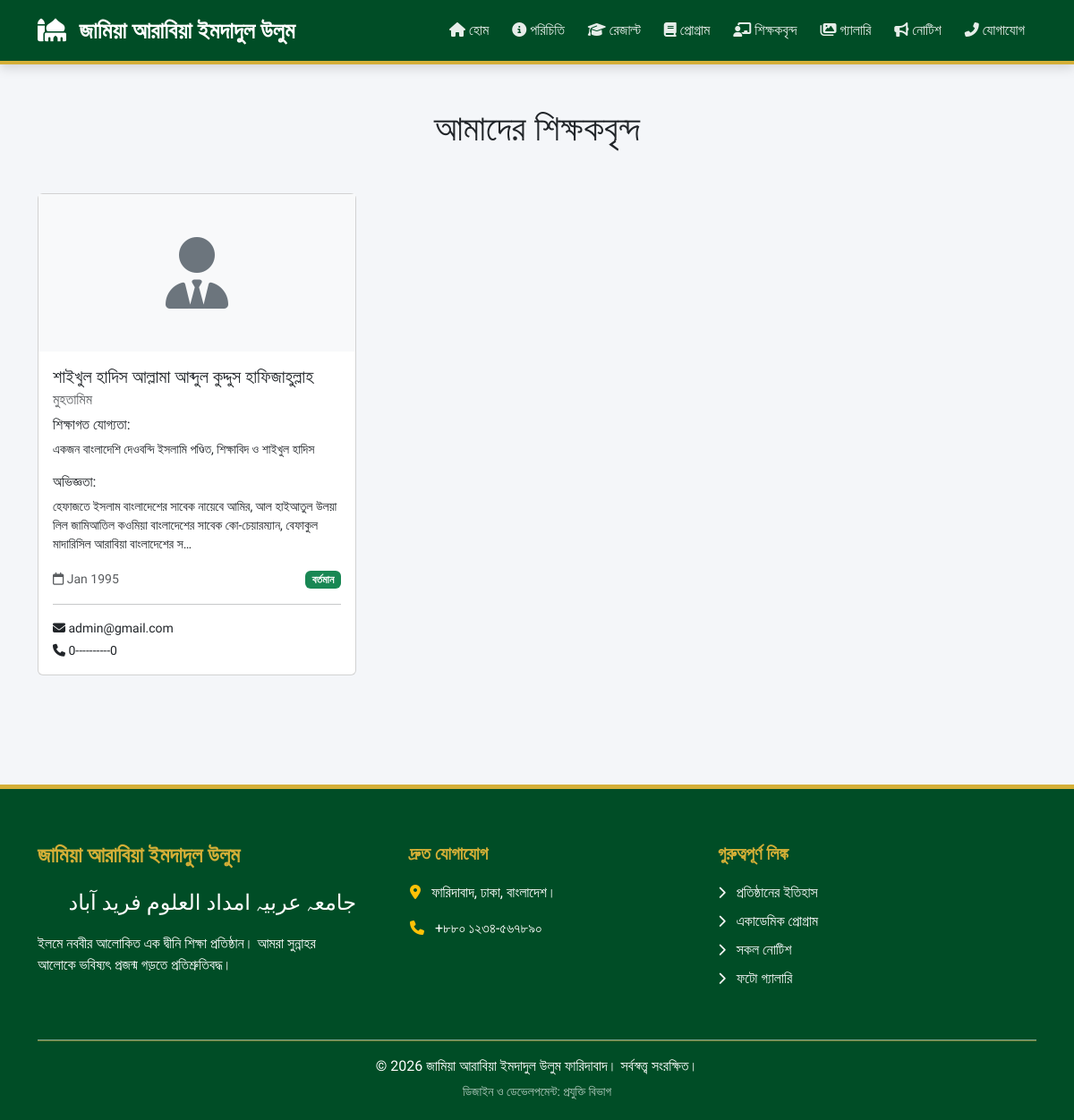
Screenshot of /teachers/ with the database file from the repository.
### main/models.py (models this page shows, shortened)
class Teacher(models.Model):
    name = models.CharField(max_length=100, verbose_name="নাম")
    designation = models.CharField(max_length=100, verbose_name="পদবী")
    qualifications = models.TextField(verbose_name="শিক্ষাগত যোগ্যতা")
    experience = models.TextField(verbose_name="অভিজ্ঞতা")
    phone = models.CharField(max_length=20, verbose_name="ফোন", blank=True)
    email = models.EmailField(verbose_name="ইমেইল", blank=True)
    photo = models.ImageField(upload_to='teachers/', verbose_name="ছবি", blank=True)
    joining_date = models.DateField(verbose_name="যোগদানের তারিখ")
    is_active = models.BooleanField(default=True, verbose_name="বর্তমান")
    class Meta:
        verbose_name = "শিক্ষক"
        verbose_name_plural = "শিক্ষকবৃন্দ"

### main/views.py (the view)
# urls.py: path('teachers/', views.teachers, name='teachers'),
def teachers(request):
    teachers_list = Teacher.objects.filter(is_active=True)
    context = {
        'teachers': teachers_list,
    }
    return render(request, 'main/teachers.html', context)

### templates/main/teachers.html (shortened to what this page needs)
{% extends 'base.html' %}
{% block content %}
<div class="container py-5">
    <h1 class="text-center mb-5">আমাদের শিক্ষকবৃন্দ</h1>
    {% if teachers %}
    <div class="row">
        {% for teacher in teachers %}
        <div class="col-md-4 mb-4">
            <div class="card card-hover h-100">
                {% if teacher.photo %}
                <img src="{{ teacher.photo.url }}" class="card-img-top" alt="{{ teacher.name }}" style="height: 250px; object-fit: cover;">
                {% else %}
                <div class="text-center py-5 bg-light">
                    <i class="fas fa-user-tie fa-5x text-secondary"></i>
                </div>
                {% endif %}
                <div class="card-body">
                    <h5 class="card-title">{{ teacher.name }}</h5>
                    <h6 class="card-subtitle mb-2 text-muted">{{ teacher.designation }}</h6>
                    <div class="mb-3">
                        <h6>শিক্ষাগত যোগ্যতা:</h6>
                        <p class="card-text small">{{ teacher.qualifications|truncatechars:150 }}</p>
                    </div>
                    <div class="mb-3">
                        <h6>অভিজ্ঞতা:</h6>
                        <p class="card-text small">{{ teacher.experience|truncatechars:150 }}</p>
                    </div>
                    <div class="row">
                        <div class="col-6">
                            <small class="text-muted">
                                <i class="far fa-calendar"></i> {{ teacher.joining_date|date:"M Y" }}
                            </small>
                        </div>
                        <div class="col-6 text-end">
                            <span class="badge {% if teacher.is_active %}bg-success{% else %}bg-secondary{% endif %}">
                                {% if teacher.is_active %}বর্তমান{% else %}সাবেক{% endif %}
                            </span>
                        </div>
                    </div>
                    {% if teacher.email or teacher.phone %}
                    <hr>
                    <div class="small">
                        {% if teacher.email %}
                        <p class="mb-1"><i class="fas fa-envelope"></i> {{ teacher.email }}</p>
                        {% endif %}
                        {% if teacher.phone %}
                        <p class="mb-0"><i class="fas fa-phone"></i> {{ teacher.phone }}</p>
                        {% endif %}
                    </div>
                    {% endif %}
                </div>
            </div>
        </div>
        {% endfor %}
    </div>
    {% else %}
    <div class="alert alert-info text-center">
        <h4>এখনো কোন শিক্ষকের তথ্য যোগ করা হয়নি</h4>
        <p>অ্যাডমিন প্যানেলে গিয়ে শিক্ষকদের তথ্য যোগ করুন</p>
    </div>
    {% endif %}
</div>
{% endblock %}

### templates/base.html (style rules this page uses)
:root { --madrasa-green: #004d26; --madrasa-gold: #d4af37; }
body { font-family: 'Hind Siliguri', sans-serif; background-color: #f4f6f9; }

### rows the page displays
Teacher: name "শাইখুল হাদিস আল্লামা আব্দুল কুদ্দুস হাফিজাহুল্লাহ", designation "মুহতামিম", qualifications "একজন বাংলাদেশি দেওবন্দি ইসলামি পণ্ডিত, শিক্ষাবিদ ও শাইখুল হাদিস", experience "হেফাজতে ইসলাম বাংলাদেশের সাবেক নায়েবে আমির, আল হাইআতুল উলয়া লিল জামিআতিল কওমিয়া বাংলাদেশের সাবেক কো-চেয়ারম্যান, বেফাকুল মাদারিসিল আরাবিয়া বাংলাদেশের স…", joining_date "Jan 1995", is_active "বর্তমান", email "admin@gmail.com", phone "0----------0"
